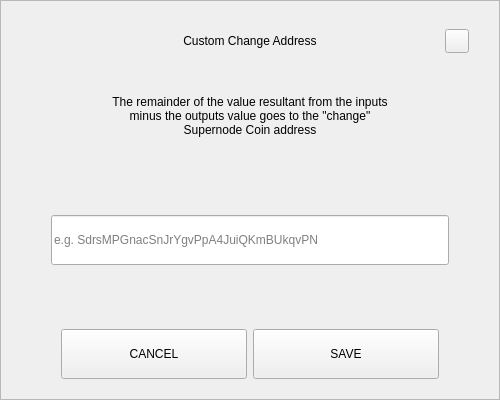
<?xml version="1.0" encoding="UTF-8"?>
<ui version="4.0">
 <class>SendChangeAddressDialog</class>
 <widget class="QDialog" name="SendChangeAddressDialog">
  <property name="geometry">
   <rect>
    <x>0</x>
    <y>0</y>
    <width>500</width>
    <height>400</height>
   </rect>
  </property>
  <property name="windowTitle">
   <string>Dialog</string>
  </property>
  <layout class="QVBoxLayout" name="verticalLayout">
   <property name="spacing">
    <number>0</number>
   </property>
   <property name="leftMargin">
    <number>0</number>
   </property>
   <property name="topMargin">
    <number>0</number>
   </property>
   <property name="rightMargin">
    <number>0</number>
   </property>
   <property name="bottomMargin">
    <number>0</number>
   </property>
   <item>
    <widget class="QFrame" name="frame">
     <property name="styleSheet">
      <string notr="true"/>
     </property>
     <property name="frameShape">
      <enum>QFrame::StyledPanel</enum>
     </property>
     <property name="frameShadow">
      <enum>QFrame::Raised</enum>
     </property>
     <layout class="QVBoxLayout" name="verticalLayout_2" stretch="0,0,0,0,0,0,0">
      <property name="spacing">
       <number>0</number>
      </property>
      <property name="leftMargin">
       <number>30</number>
      </property>
      <property name="topMargin">
       <number>20</number>
      </property>
      <property name="rightMargin">
       <number>30</number>
      </property>
      <property name="bottomMargin">
       <number>20</number>
      </property>
      <item>
       <layout class="QHBoxLayout" name="horizontalLayout_3">
        <property name="spacing">
         <number>0</number>
        </property>
        <item>
         <spacer name="horizontalSpacer_2">
          <property name="orientation">
           <enum>Qt::Horizontal</enum>
          </property>
          <property name="sizeHint" stdset="0">
           <size>
            <width>40</width>
            <height>20</height>
           </size>
          </property>
         </spacer>
        </item>
        <item>
         <widget class="QLabel" name="labelTitle">
          <property name="minimumSize">
           <size>
            <width>0</width>
            <height>40</height>
           </size>
          </property>
          <property name="maximumSize">
           <size>
            <width>16777215</width>
            <height>40</height>
           </size>
          </property>
          <property name="styleSheet">
           <string notr="true">padding-left:24px;</string>
          </property>
          <property name="text">
           <string>Custom Change Address</string>
          </property>
          <property name="alignment">
           <set>Qt::AlignCenter</set>
          </property>
          <property name="margin">
           <number>7</number>
          </property>
         </widget>
        </item>
        <item>
         <spacer name="horizontalSpacer">
          <property name="orientation">
           <enum>Qt::Horizontal</enum>
          </property>
          <property name="sizeHint" stdset="0">
           <size>
            <width>40</width>
            <height>20</height>
           </size>
          </property>
         </spacer>
        </item>
        <item>
         <widget class="QPushButton" name="btnEsc">
          <property name="minimumSize">
           <size>
            <width>24</width>
            <height>24</height>
           </size>
          </property>
          <property name="maximumSize">
           <size>
            <width>24</width>
            <height>24</height>
           </size>
          </property>
          <property name="focusPolicy">
           <enum>Qt::NoFocus</enum>
          </property>
          <property name="text">
           <string/>
          </property>
         </widget>
        </item>
       </layout>
      </item>
      <item>
       <spacer name="verticalSpacer_2">
        <property name="orientation">
         <enum>Qt::Vertical</enum>
        </property>
        <property name="sizeType">
         <enum>QSizePolicy::Fixed</enum>
        </property>
        <property name="sizeHint" stdset="0">
         <size>
          <width>20</width>
          <height>20</height>
         </size>
        </property>
       </spacer>
      </item>
      <item alignment="Qt::AlignHCenter">
       <widget class="QLabel" name="labelMessage">
        <property name="minimumSize">
         <size>
          <width>0</width>
          <height>70</height>
         </size>
        </property>
        <property name="text">
         <string>The remainder of the value resultant from the inputs minus the outputs value goes to the &quot;change&quot; Supernode Coin address</string>
        </property>
        <property name="alignment">
         <set>Qt::AlignCenter</set>
        </property>
        <property name="wordWrap">
         <bool>true</bool>
        </property>
       </widget>
      </item>
      <item>
       <spacer name="verticalSpacer_3">
        <property name="orientation">
         <enum>Qt::Vertical</enum>
        </property>
        <property name="sizeHint" stdset="0">
         <size>
          <width>20</width>
          <height>40</height>
         </size>
        </property>
       </spacer>
      </item>
      <item>
       <layout class="QHBoxLayout" name="horizontalLayout_2">
        <property name="spacing">
         <number>0</number>
        </property>
        <property name="leftMargin">
         <number>20</number>
        </property>
        <property name="rightMargin">
         <number>20</number>
        </property>
        <item>
         <widget class="QLineEdit" name="lineEditAddress">
          <property name="minimumSize">
           <size>
            <width>0</width>
            <height>50</height>
           </size>
          </property>
          <property name="placeholderText">
           <string notr="true">e.g. SdrsMPGnacSnJrYgvPpA4JuiQKmBUkqvPN</string>
          </property>
         </widget>
        </item>
       </layout>
      </item>
      <item>
       <spacer name="verticalSpacer">
        <property name="orientation">
         <enum>Qt::Vertical</enum>
        </property>
        <property name="sizeHint" stdset="0">
         <size>
          <width>20</width>
          <height>40</height>
         </size>
        </property>
       </spacer>
      </item>
      <item>
       <layout class="QHBoxLayout" name="horizontalLayout" stretch="2,2">
        <property name="spacing">
         <number>6</number>
        </property>
        <property name="leftMargin">
         <number>30</number>
        </property>
        <property name="rightMargin">
         <number>30</number>
        </property>
        <item>
         <widget class="QPushButton" name="btnCancel">
          <property name="minimumSize">
           <size>
            <width>180</width>
            <height>50</height>
           </size>
          </property>
          <property name="focusPolicy">
           <enum>Qt::NoFocus</enum>
          </property>
          <property name="text">
           <string>CANCEL</string>
          </property>
         </widget>
        </item>
        <item>
         <widget class="QPushButton" name="btnSave">
          <property name="minimumSize">
           <size>
            <width>180</width>
            <height>50</height>
           </size>
          </property>
          <property name="focusPolicy">
           <enum>Qt::NoFocus</enum>
          </property>
          <property name="text">
           <string>SAVE</string>
          </property>
         </widget>
        </item>
       </layout>
      </item>
     </layout>
    </widget>
   </item>
  </layout>
 </widget>
 <resources/>
 <connections/>
</ui>
